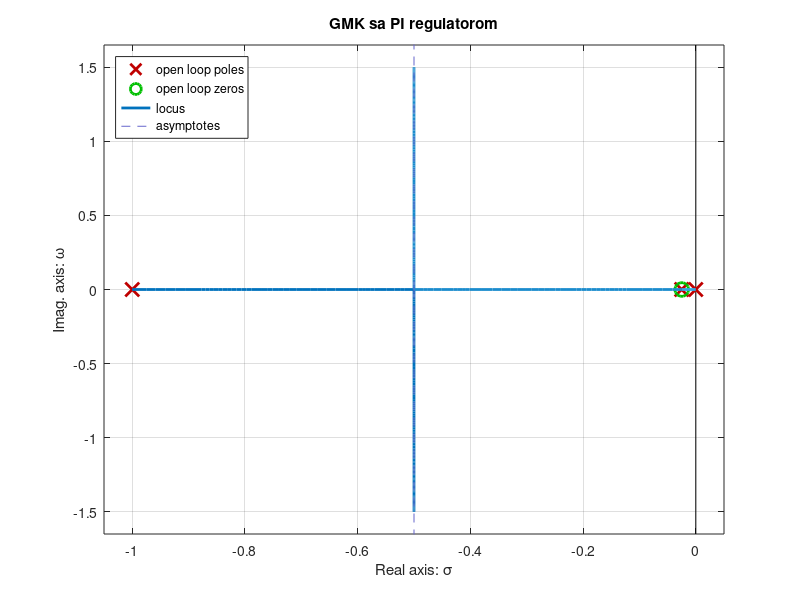
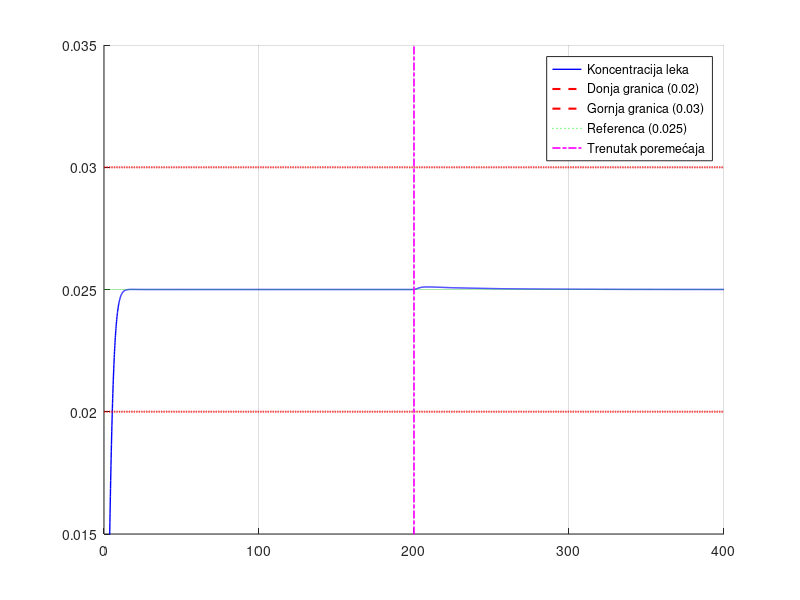

The MATLAB script that drew these images, in order:
pkg load control;
pkg load signal;


clear all;
clc;
close all;


% ------------------- LINEARIZACIJA ------------------------




%Parametri modela
k = 1;
ke = 0.025;
ka = 1;
V = 80;
alfa = 5;

%Vreme
t = 0:0.1:300;

%Mirna radna tacka
x10 = 0.05;
x20 = 0.025;
u0 = 0.067;

%Pocetne vrednosti
x0 = [x10; x20];

%Definicija ulaza kao step signal
delta_u = 0.01;
u = @(t) u0 + delta_u * (t >= 10);

%Nelinearni sistem
f_nl = @(t, x)[-ka*x(1) + (k*u(t))/(1 + alfa*u(t));(ka/V)*x(1) - ke*x(2)];
[t, x_nelin] = ode45(f_nl, t, x0);

%Linearizovani model
A = [-ka, 0; ka/V, -ke];

B = [k / (1 + alfa * u0)^2; 0];

C = [0, 1];

D = 0;

sys = ss(A, B, C, D);

%Simulacija linearnog modela na pobudu delta_u
ulaz_lin = zeros(size(t));
ulaz_lin(t>=10) = delta_u;

%Odziv linearnog modela
y_lin = lsim(sys, ulaz_lin, t, [0 0]) + x20;

%Prikaz rezultata
figure;
plot(t, x_nelin(:,2), 'b', 'LineWidth', 1);
hold on;
plot(t, y_lin, 'r--');
xlabel('Vreme [h]');
ylabel('Koncentracija Cp [mmol/L]');
title('Poredjenje nelinearnog i linearizovanog modela');
legend('Nelinearni model', 'Linearni model');
grid on;


% prebacivanje LTI u funkciju prenosa kako bi je lakse spojili sa regulatorom
G = tf(sys)


% ------------------ REGULACIJA ----------------------


% funkcija prenosa modela pacijanta i biosenzora
s = tf('s');
G_delta = 0.0125 / ((s + 1) * (s + 0.025))
H = 1;

% G = tf(sys) je ekvivalentno funkciji prenosa G = 0.0125 / ((s + 1) * (s + 0.025)) datoj u zadatku

%    
%    Transfer function 'G' from input 'u1' to output ...
%
%                0.007014
%    y1:  ---------------------
%        s^2 + 1.025 s + 0.025
%
%    Continuous-time model.
%
%    Transfer function 'G_delta' from input 'u1' to output ...
%
%                0.0125
%    y1:  ---------------------
%        s^2 + 1.025 s + 0.025
%

% -------- PROJEKTOVANJE PI REGULATORA ------------
% Naš objekat ima spor pol na s = -0.025.
% Biramo nulu regulatora (Ki/Kp) tako da je postavimo tačno na -0.025
% kako bismo skratili taj spori pol i drastično ubrzali sistem.
% G_reg(s) = Kp * (s + 0.025) / s

% ali funkciju prenosa regulatora simuliramo bez pojacanja

G_reg = (s + 0.025) / s;
G0 = G_reg * G * H; % Povratni prenos


% ------------- BIRANJE POJAVANJA Kp ---------------

% Sa GMK grafika biramo Kp tako da zatvoreni sistem ima pozeljne karakteristike.
% Cilj je blaga oscilatornost bez prevelikog preskoka.

% Biramo se Kp = 40 -> preskok je oko 5%, sto je dovoljno brzo i dovoljno sigurno

Kp = 40;
Ki = Kp * 0.025; % Pošto smo izabrali Ki/Kp = 0.025


% ----------- GMK --------------
figure(1);
rlocusx(G0);
title('GMK sa PI regulatorom');
grid on;

fprintf('\nIzabrani parametri regulatora:\n');
fprintf('Kp = %f\n', Kp);
fprintf('Ki = %f\n', Ki);

% Konačna funkcija prenosa PI regulatora
G_reg = Kp + (Ki / s);



% funkcija prenosa zatvorenog sistema

% funkcija spregnutog prenosa od reference R(s) do izlaza Y(s)
W_s = feedback(G_reg * G, H);

% funkcija prenosa od poremećaja D(s) do izlaza Y(s)
% poremećaj se sabira na ulazu u objekat (između regulatora i G nakon linearizacije)
W_d = feedback(G, G_reg * H);



% --------- SIMULACIJA ------------

% referenca i vreme simulacije
r0 = 0.025;
t = 0:0.1:400; % 0 do 400 sekundi

% odziv sistema na referentni step signal (doziranje leka)
y_ref = r0 * step(W_s, t);

% modelovanje poremećaja koji se dešava kasnije (u trenutku t = 200s)
% amplituda poremećaja d0 (promena apsorpcije leka za 0.005)
d0 = 0.005;
t_poremecaja = 200;

d = zeros(size(t));
d(t >= 200) = d0;

y_poremecaj = lsim(W_d, d, t);

% ukupni odziv sistema
y_ukupno = y_ref + y_poremecaj;


% -------- CRTANJE GRAFIKA ----------
figure(2);
clf;
hold on;
p1 = plot(t, y_ukupno, 'b', 'LineWidth', 1, 'DisplayName', 'Koncentracija leka');
hold on;
p2 = plot(t, 0.02 * ones(size(t)), 'r--', 'LineWidth', 1.5, 'DisplayName', 'Donja granica (0.02)');
p3 = plot(t, 0.03 * ones(size(t)), 'r--', 'LineWidth', 1.5, 'DisplayName', 'Gornja granica (0.03)');
p4 = plot(t, 0.025 * ones(size(t)), 'g:', 'DisplayName', 'Referenca (0.025)');
p5 = plot([t_poremecaja t_poremecaja], [0.01 0.04], 'm-.', 'LineWidth', 1.2, 'DisplayName', 'Trenutak poremećaja');

legend('show');

grid on;
axis([0 400 0.015 0.035]);

% provera greske u ustaljenom stanju
fprintf('\nKonačna vrednost koncentracije (t->inf): %f mmol/L\n', y_ukupno(end));


% ----- PRESKOK ------
y_preskok = max(y_ukupno(:))
fprintf('Najveca vrednost koncentracije lamotrigina je: %.6e\n', y_preskok);
fprintf('Preskok je: %.2f%%\n', (y_preskok - 0.025)/0.025*100);
